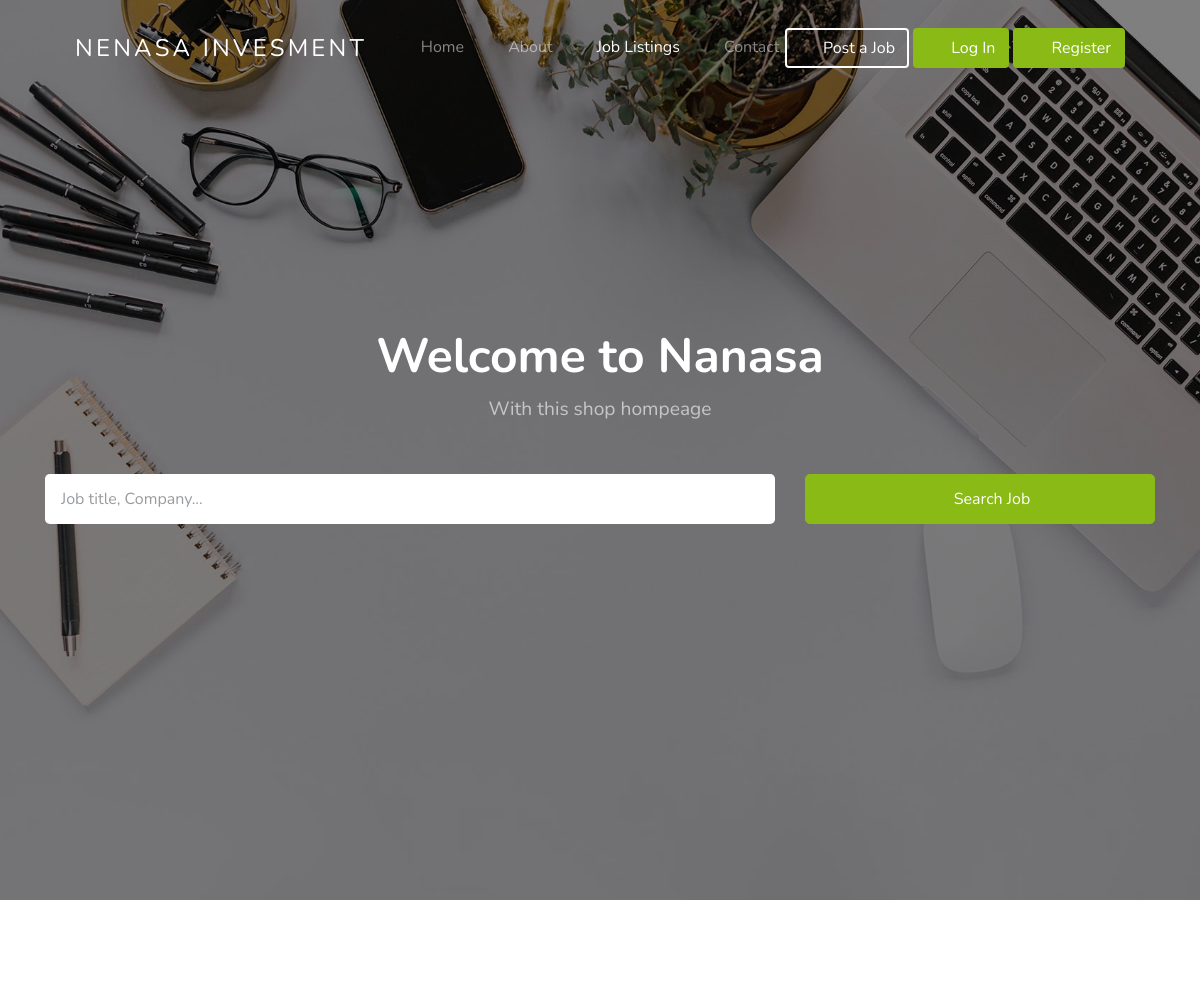
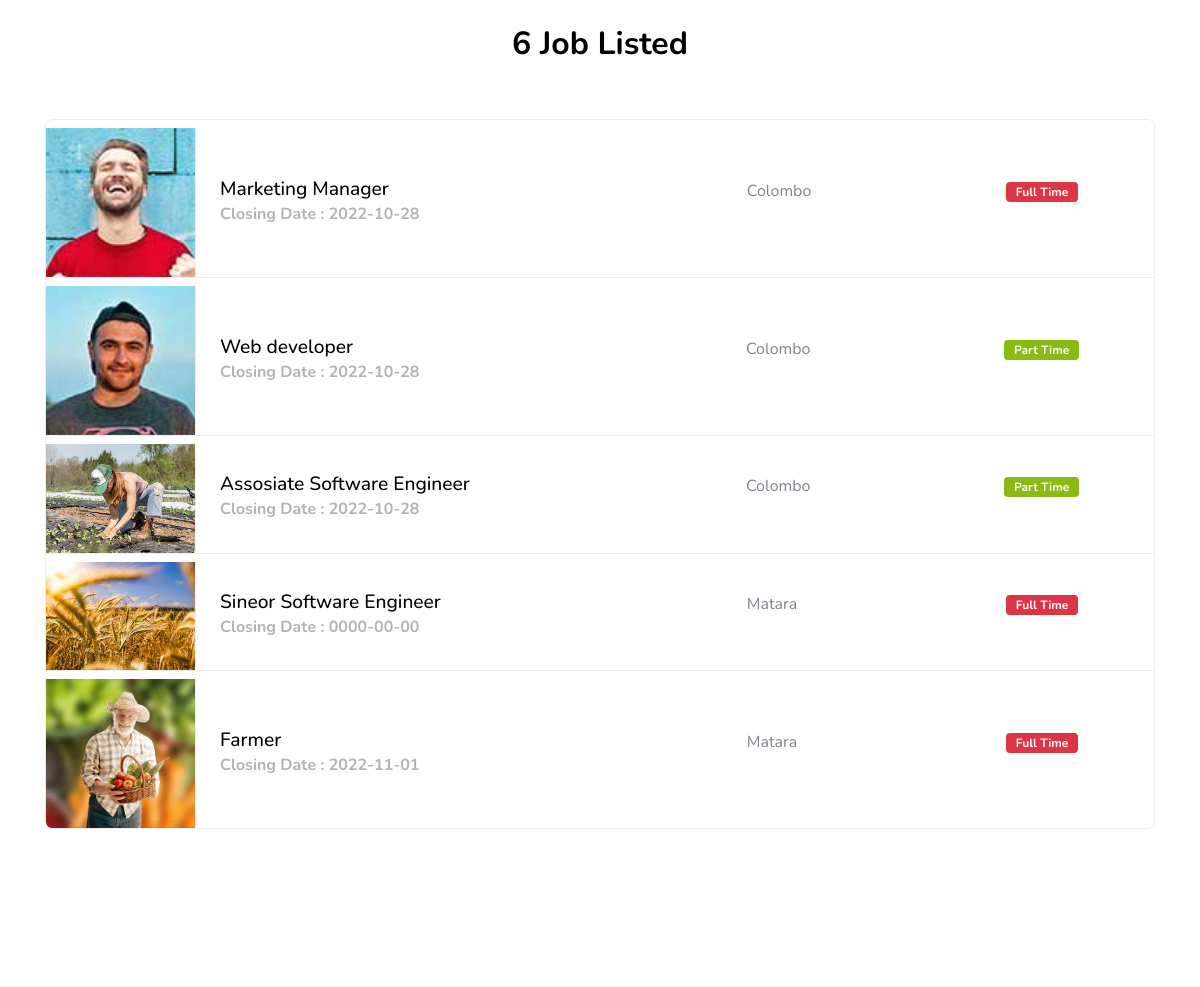
The app's page /job-listings.php (upper part), older data (2 pictures, top to bottom).
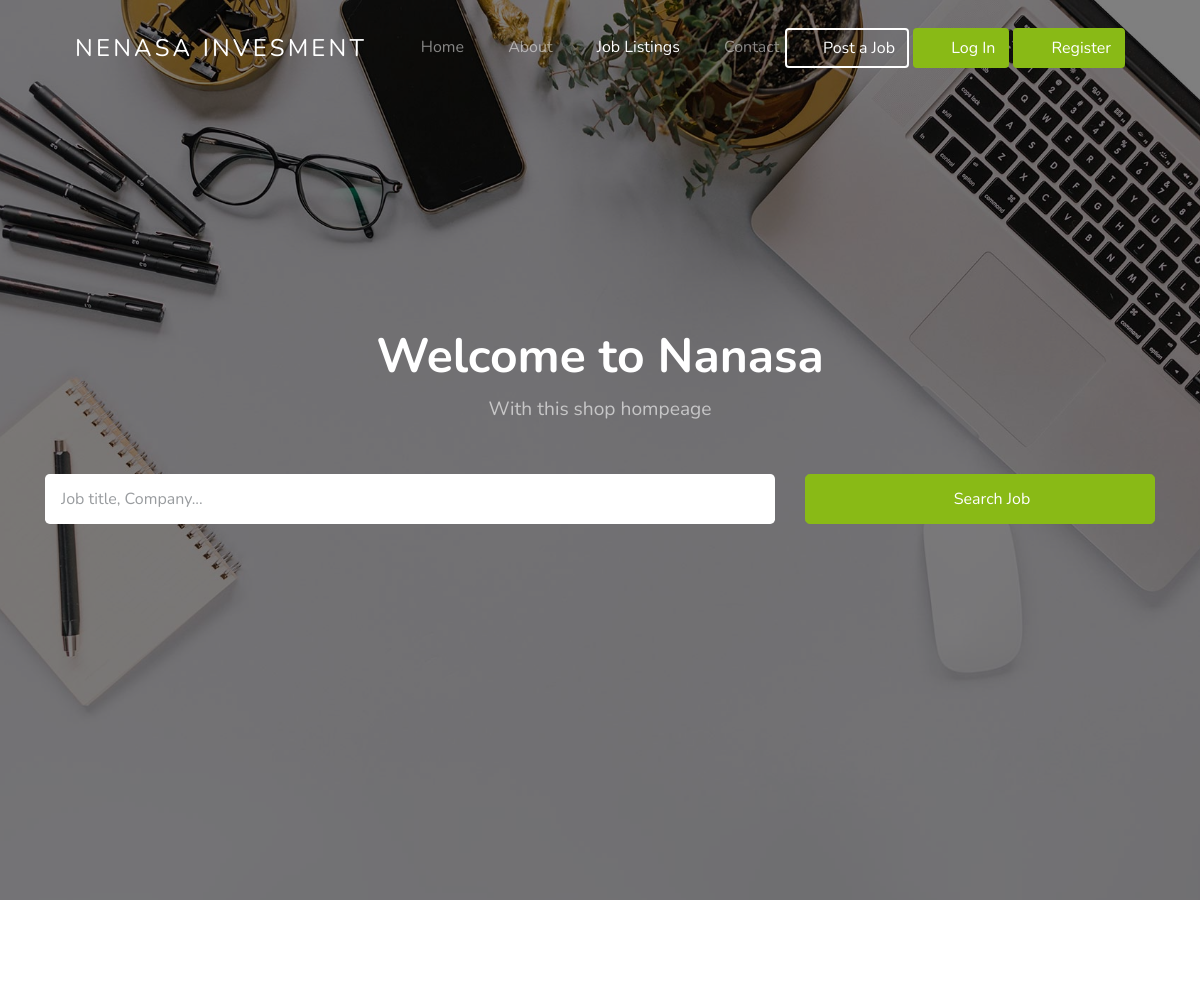
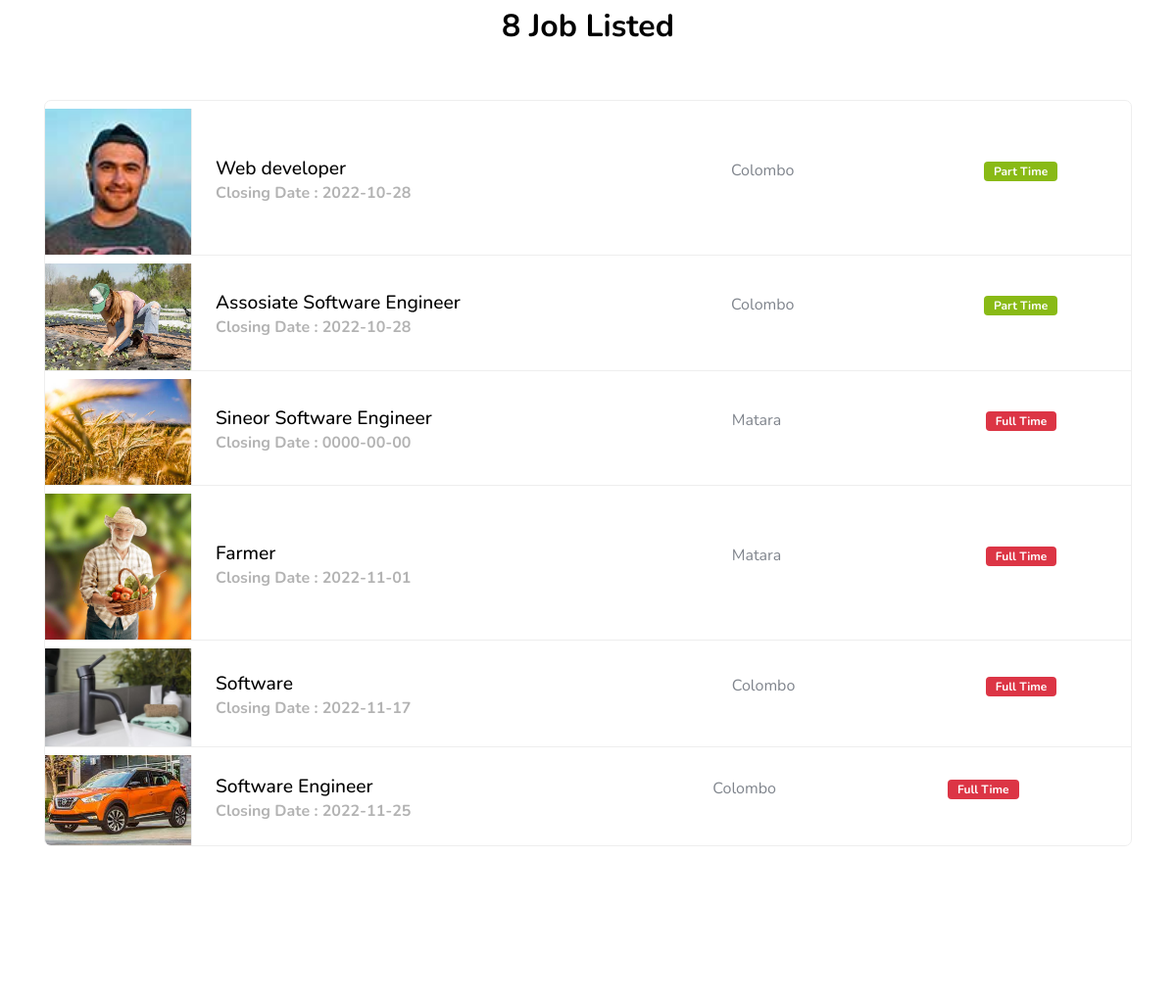
The same page, newer data (2 pictures, top to bottom).
### tables this page shows
CREATE TABLE `settings` (
  `header_image` varchar(255) NOT NULL,
  `header_title` varchar(255) NOT NULL,
  `header_desc` varchar(1000) NOT NULL,
  `about_title` varchar(255) NOT NULL,
  `about_desc` varchar(1000) NOT NULL,
  `company_phone` varchar(255) NOT NULL,
  `company_email` varchar(255) NOT NULL,
  `company_address` varchar(255) NOT NULL,
  `sub_image` varchar(255) NOT NULL,
  `about_image` varchar(255) NOT NULL,
  `link_facebook` varchar(255) NOT NULL,
  `link_twiiter` varchar(255) NOT NULL,
  `link_instragram` varchar(255) NOT NULL
);

CREATE TABLE `job` (
  `job_id` int(11) NOT NULL,
  `job_image` varchar(255) NOT NULL,
  `job_title` varchar(255) NOT NULL,
  `job_location` varchar(255) NOT NULL,
  `type` int(10) NOT NULL,
  `job_description` varchar(9999) NOT NULL,
  `is_deleted` int(2) NOT NULL,
  `job_active` int(2) NOT NULL,
  `closing_date` date NOT NULL,
  `date_updated` datetime NOT NULL,
  `company_id` int(11) NOT NULL,
  `cat_id` int(255) NOT NULL
);

### job-listings.php (the view, shortened to what the changed rows need)
<!doctype html>
<html lang="en">
<?php include 'pages/head.php'; ?>
<div class="site-wrap">
    <header class="site-navbar mt-3">
        <div class="container-fluid">
        </div>
    </header>
    <section class="home-section section-hero overlay bg-image"
        style="background-image: url(<?php echo $header_src; ?>);" id="home-section">
        <div class="container">
            <div class="row align-items-center justify-content-center">
                <div class="col-md-12">
                    <div class="mb-5 text-center">
                        <h1 class="text-white font-weight-bold"> <?php echo $res['header_title']; ?></h1>
                        <p><?php echo $res['header_desc']; ?></p>
                    </div>
                </div>
            </div>
        </div>
    </section>
    <section class="site-section">
        <div class="container">
            <?php if(!isset($_REQUEST['key'])) : ?>
            <div class="row mb-5 justify-content-center">
                <div class="col-md-7 text-center">
                    <h2 class="section-title mb-2"><?php echo dataCount('job'); ?> Job Listed</h2>
                </div>
            </div>
            <?php endif; ?>
            <ul class="job-listings mb-5">
                <?php
                if(isset($_REQUEST['key']) && $_REQUEST['key'] != ""){
                    $job = getAllItemsSearch($_REQUEST['key']);
                }else{
                    $job = getAllJobsAvailable();
                }
                $count =  mysqli_num_rows($job);
            if( $count > 0){
            while ($row3 = mysqli_fetch_assoc($job)) {
                $job_id = $row3['job_id'];
                $img = $row3['job_image'];
                $img_src = "server/uploads/job/" . $img;?>
                <li class="job-listing d-block d-sm-flex mt-2 pb-3 pb-sm-0 align-items-center">
                    <a href="job-single.php?job_id=<?php echo $job_id; ?>"></a>
                    <div class="job-listing-logo">
                        <img src="<?php echo $img_src; ?>" width="100%" alt="Free Website Template by Free-Template.co"
                            class="img-fluid">
                    </div>
                    <div class="job-listing-about d-sm-flex custom-width w-100 justify-content-between mx-4">
                        <div class="job-listing-position custom-width w-50 mb-3 mb-sm-0">
                            <h2><?php echo $row3['job_title']; ?></h2>
                            <strong>Closing Date : <?php echo $row3['closing_date']; ?></strong>
                        </div>
                        <div class="job-listing-location mb-3 mb-sm-0 custom-width w-25">
                            <span class="icon-room"></span> <?php echo $row3['job_location']; ?>
                        </div>
                        <div class="job-listing-meta">
                            <?php if($row3['type'] == 0) : ?>
                            <span class="badge badge-danger">Full Time</span>
                            <?php else: ?>
                            <span class="badge badge-success">Part Time</span>
                            <?php endif; ?>
                        </div>
                        <div class="job-listing-meta">
                            <?php $getCat =  getCategoryByID($row3['cat_id']);
                                if($row4 = mysqli_fetch_assoc($getCat)) {
                             ?>
                            <span class="badge badge-successs"><?php echo $row4['cat_name']; ?></span>
                            <?php } ?>
                        </div>
                    </div>
                </li>
                <?php }  }else{?>
                <h1>No Data Found</h1>
                <?php }?>
            </ul>
        </div>
    </section>
    <?php include 'pages/footer.php'; ?>
</div>
</body>
</html>

### server/inc/get.php (shortened to what the changed rows need)
<?php
function getCategoryByID($cat_id)
{
    include 'connection.php';
    $viewcat = "SELECT * FROM category WHERE is_deleted = '0' AND cat_id = '$cat_id' ";
    return mysqli_query($con, $viewcat);
}
function getAllJobsAvailable(){
	include 'connection.php';
	$job = "SELECT * FROM job WHERE is_deleted = 0 AND job_active = '0'";
	return mysqli_query($con,$job);
}
function dataCount($table){
	include 'connection.php';
	$counts = "SELECT * FROM $table";
	$res =  mysqli_query($con,$counts);
    $count =  mysqli_num_rows($res);
    echo $count;
}
function getAllSettings(){
	include 'connection.php';
	$settings = "SELECT * FROM settings";
	return mysqli_query($con,$settings);
}
?>

Row changes from the older to the newer data that the page shows:
no longer on this page (row edited): job: job_image (picture), job_title "Marketing Manager", closing_date "2022-10-28", job_location "Colombo", type "Full Time"
added job: job_image (picture), job_title "Software", closing_date "2022-11-17", job_location "Colombo", type "Full Time"
added job: job_image (picture), job_title "Software Engineer", closing_date "2022-11-25", job_location "Colombo", type "Full Time"
Text that changed along with them:
$count: "6" → "8"
